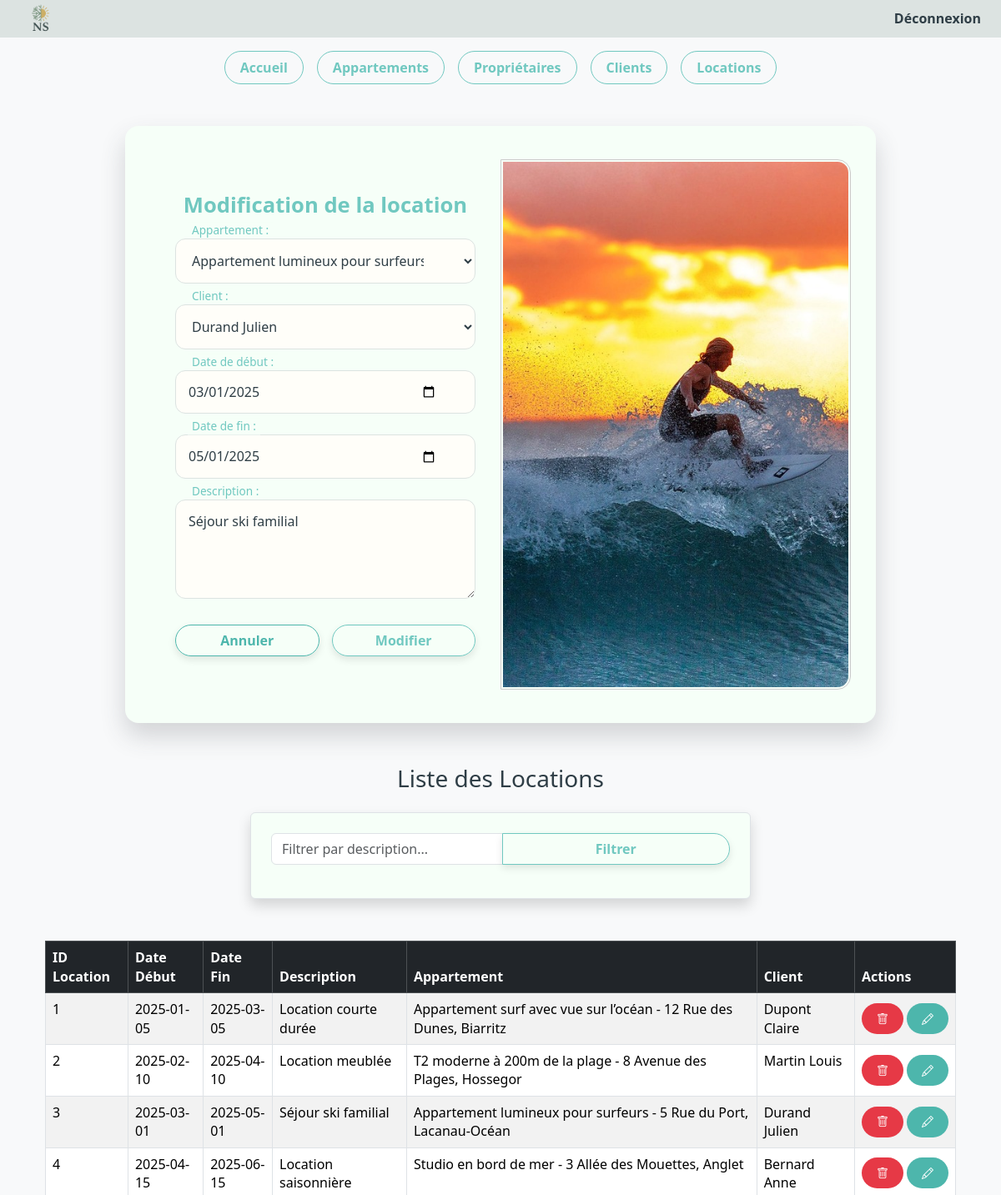
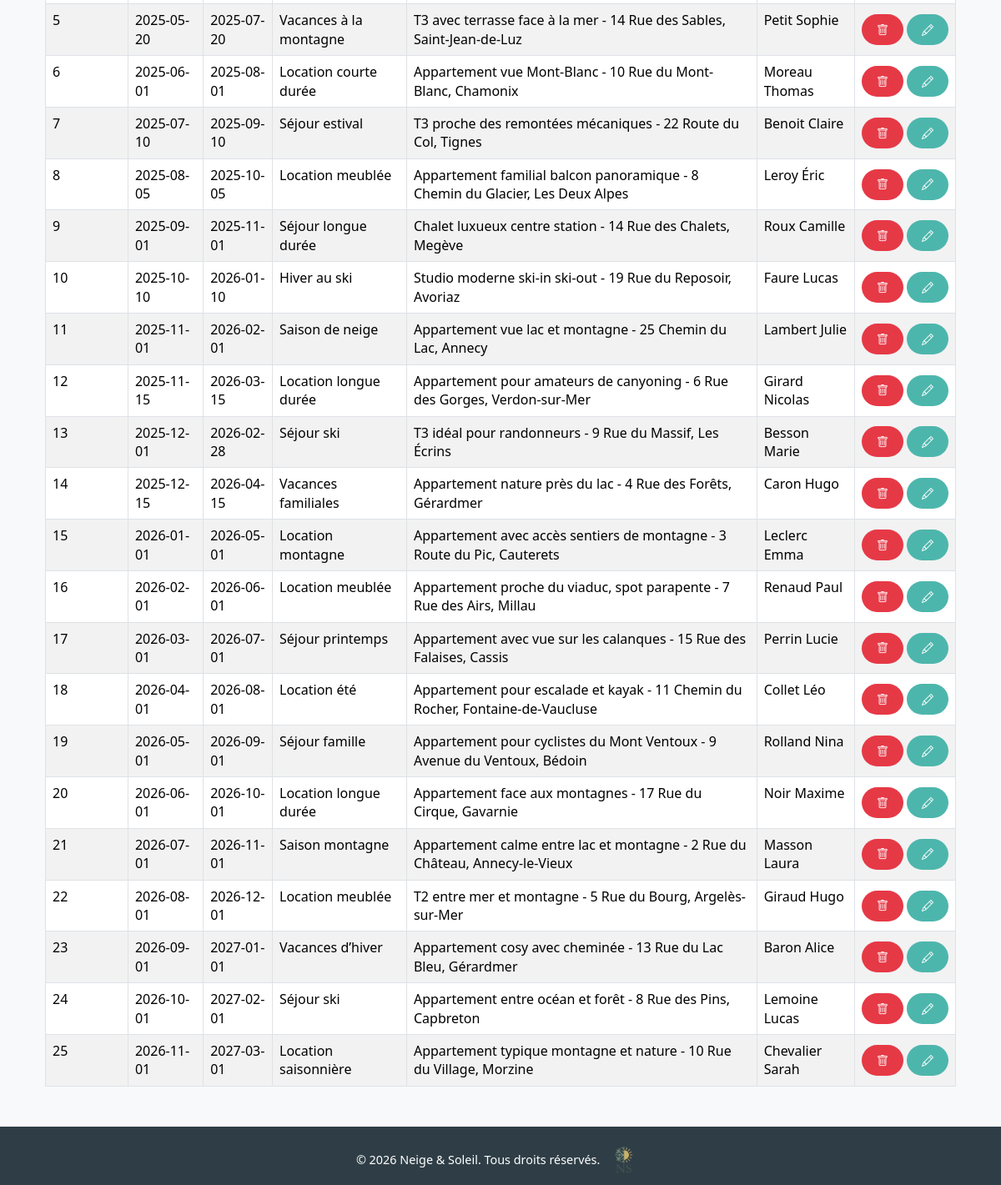
Screenshot of /index.php?page=5&action=edit&idlocation=3 (signed in) with the database file from the repository (2 pictures, top to bottom).
### tables this page shows
CREATE TABLE location (
  idlocation INT NOT NULL AUTO_INCREMENT,
  dateDebut DATE NOT NULL,
  dateFin DATE DEFAULT NULL,
  description TEXT,
  idappart INT NOT NULL,
  idclient INT NOT NULL,
  PRIMARY KEY (idlocation),
  KEY idappart (idappart),
  KEY idclient (idclient)
);

CREATE TABLE appartement (
  idappart INT NOT NULL AUTO_INCREMENT,
  adresse TEXT NOT NULL,
  surface DECIMAL(10,2) NOT NULL,
  designation VARCHAR(50) NOT NULL,
  idproprio INT NOT NULL,
  image VARCHAR(255) DEFAULT NULL,
  PRIMARY KEY (idappart),
  KEY idproprio (idproprio)
);

CREATE TABLE client (
  idclient INT NOT NULL AUTO_INCREMENT,
  nom VARCHAR(50) NOT NULL,
  prenom VARCHAR(50) NOT NULL,
  email VARCHAR(50) NOT NULL,
  adresse TEXT NOT NULL,
  PRIMARY KEY (idclient),
  UNIQUE KEY email (email)
);

### controleur/gestion_location.php (called while the page is built, shortened)
<?php
$location = null;
if (isset($_GET['action']) && isset($_GET['idlocation'])) {
    $action = $_GET['action'];
    $idlocation = (int)$_GET['idlocation'];
    switch ($action) {
        case "edit":
            $location = $unControleur->selectWhere_location($idlocation);
            break;
    }
}
$appartements = $unControleur->selectAll_appartements();
$clients = $unControleur->selectAll_clients();
if (isset($_POST['Filtrer']) && !empty($_POST['filtre'])) {
    $filtre = $_POST['filtre'];
    $leslocations = $unControleur->selectLike_location($filtre);
} else {
    $leslocations = $unControleur->selectAll_locations();
}
require_once("vue/vue_insert_location.php");
require_once("vue/vue_select_location.php");
?>

### modele/modele.class.php (called while the page is built, shortened)
<?php
class Modele {
    private $unPdo;
    public function __construct() {
        $url = "mysql:host=localhost;dbname=ns";
        $user = "root";
        $mdp = "";
        try {
            $this->unPdo = new PDO($url, $user, $mdp);
            $this->unPdo->setAttribute(PDO::ATTR_ERRMODE, PDO::ERRMODE_EXCEPTION);
        } catch (PDOException $exp) {
            echo "Erreur de Connexion à " . $url . "<br>";
            echo $exp->getMessage();
            exit();
        }
    }
    public function selectAll_appartements() {
        $requete = "SELECT * FROM appartement";
        $exec = $this->unPdo->prepare($requete);
        $exec->execute();
        return $exec->fetchAll();
    }
    public function selectWhere_appartement($idappart) {
        $requete = "SELECT * FROM appartement WHERE idappart = :idappart";
        $exec = $this->unPdo->prepare($requete);
        $exec->execute([":idappart" => $idappart]);
        return $exec->fetch();
    }
    public function selectAll_clients() {
        $requete = "SELECT * FROM client";
        $exec = $this->unPdo->prepare($requete);
        $exec->execute();
        return $exec->fetchAll();
    }
    public function selectWhere_Client($idclient) {
        $requete = "SELECT * FROM Client WHERE idclient = :idclient";
        $exec = $this->unPdo->prepare($requete);
        $exec->execute([":idclient" => $idclient]);
        return $exec->fetch();
    }
    public function selectAll_locations() {
        $requete = "SELECT * FROM location";
        $exec = $this->unPdo->prepare($requete);
        $exec->execute();
        return $exec->fetchAll();
    }
    public function selectWhere_location($idlocation) {
        $requete = "SELECT * FROM location WHERE idlocation = :idlocation";
        $exec = $this->unPdo->prepare($requete);
        $exec->execute([":idlocation" => $idlocation]);
        return $exec->fetch();
    }
}
?>

### controleur/controleur.class.php (called while the page is built, shortened)
<?php
require_once("modele/modele.class.php");
class Controleur
{
    private $unModele;
    public function __construct()
    {
        $this->unModele = new Modele();
    }
    public function selectAll_appartements()
    {
        return $this->unModele->selectAll_appartements();
    }
    public function selectWhere_appartement($idappart)
    {
        return $this->unModele->selectWhere_appartement($idappart);
    }
    public function selectAll_clients()
    {
        return $this->unModele->selectAll_clients();
    }
    public function selectWhere_client($idclient)
    {
        return $this->unModele->selectWhere_Client($idclient);
    }
    public function selectAll_locations()
    {
        return $this->unModele->selectAll_locations();
    }
    public function selectWhere_location($idlocation)
    {
        return $this->unModele->selectWhere_location($idlocation);
    }
}

### vue/vue_select_location.php (the view)
<h3 class="text-center mb-4">Liste des Locations</h3>
<form method="post" class="container mt-3 p-4 border rounded shadow" style="max-width: 600px;">
    <div class="input-group mb-3">
        <input type="text" name="filtre" class="form-control" placeholder="Filtrer par description...">
        <button type="submit" name="Filtrer" class="btn btn-primary">Filtrer</button>
    </div>
</form>
<div class="container mt-3">
    <table class="table table-striped table-bordered">
        <thead class="table-dark">
            <tr>
                <th>ID Location</th>
                <th>Date Début</th>
                <th>Date Fin</th>
                <th>Description</th>
                <th>Appartement</th>
                <th>Client</th>
                <th>Actions</th>
            </tr>
        </thead>
        <tbody>
            <?php
            if (isset($leslocations)) {
                foreach ($leslocations as $uneLocation) {
                    echo "<tr>";
                    echo "<td>".$uneLocation['idlocation']."</td>";
                    echo "<td>".$uneLocation['dateDebut']."</td>";
                    echo "<td>".$uneLocation['dateFin']."</td>";
                    echo "<td>".$uneLocation['description']."</td>";
            $app = $unControleur->selectWhere_appartement($uneLocation['idappart']);
            if ($app) {
                echo "<td>".$app['designation']." - ".$app['adresse']."</td>";
            } else {
                echo "<td>N/A</td>";
            }
            $cli = $unControleur->selectWhere_Client($uneLocation['idclient']);
            if ($cli) {
                echo "<td>".$cli['nom']." ".$cli['prenom']."</td>";
            } else {
                echo "<td>N/A</td>";
            }
                    echo "<td>";
                    echo "<a href='index.php?page=5&action=sup&idlocation=".$uneLocation['idlocation']."'
                            onclick=\"return confirm('Voulez-vous vraiment supprimer cette location ?');\"
                            class='btn btn-danger btn-sm me-1'>
                            <i class='bi bi-trash'></i>
                            </a>";
                    echo "<a href='index.php?page=5&action=edit&idlocation=".$uneLocation['idlocation']."'
                            class='btn btn-warning btn-sm'>
                            <i class='bi bi-pencil'></i>
                            </a>";
                    echo "</td>";
                    echo "</tr>";
                }
            }
            ?>
        </tbody>
    </table>
</div>

### vue/vue_insert_location.php (shortened to what this page needs)
<div class="container">
    <form method="post" class="form-with-image">
        <div class="form-fields">
            <h3 class="text-center mb-4">
                <?= ($location == null) ? "Ajout d'une location" : "Modification de la location" ?>
            </h3>
            <div class="form-group">
                <select id="idappart" name="idappart" required>
                    <?php foreach($appartements as $app): ?>
                        <option value="<?= $app['idappart'] ?>"
                            <?= ($location != null && $location['idappart'] == $app['idappart']) ? 'selected' : '' ?>>
                            <?= htmlspecialchars($app['designation'] . " - " . $app['adresse']) ?>
                        </option>
                    <?php endforeach; ?>
                </select>
                <label for="idappart">Appartement :</label>
            </div>
            <div class="form-group">
                <select id="idclient" name="idclient" required>
                    <?php foreach($clients as $cli): ?>
                        <option value="<?= $cli['idclient'] ?>"
                            <?= ($location != null && $location['idclient'] == $cli['idclient']) ? 'selected' : '' ?>>
                            <?= htmlspecialchars($cli['nom'] . " " . $cli['prenom']) ?>
                        </option>
                    <?php endforeach; ?>
                </select>
                <label for="idclient">Client :</label>
            </div>
            <div class="form-group">
                <input type="date" id="dateDebut" name="dateDebut"
                       value="<?= ($location == null) ? '' : $location['dateDebut'] ?>" required>
                <label for="dateDebut">Date de début :</label>
            </div>
            <div class="form-group">
                <input type="date" id="dateFin" name="dateFin"
                       value="<?= ($location == null) ? '' : $location['dateFin'] ?>">
                <label for="dateFin">Date de fin :</label>
            </div>
            <div class="form-group">
                <textarea id="description" name="description" rows="4" placeholder="Ajouter une description..."><?= ($location == null) ? '' : $location['description'] ?></textarea>
                <label for="description">Description :</label>
            </div>
            <div class="d-flex">
                <button type="reset" class="btn btn-secondary">Annuler</button>
                <button type="submit"
                        <?= ($location == null) ? 'name="Valider"' : 'name="Modifier"' ?>
                        class="btn btn-primary">
                    <?= ($location == null) ? 'Valider' : 'Modifier' ?>
                </button>
            </div>
        </div>
        <div class="form-image">
            <img src="images/design/surfing.jpg" alt="Ajout location" style="width:100%; border:1px solid #ccc; padding:2px;">
        </div>
    </form>
</div>

### styles/style.css (style rules this page uses)
:root { --color-dark: #2F3E46; --color-neutral: #DCE3E1; --color-accent: #70C8C0; --color-secondary: #4DB6AC; --color-bg: #F6FFF8; --color-highlight: #A3D9D0; --color-error: #E63946; }
*, *::after, *::before { box-sizing: border-box; }
body, html { height: 100%; margin: 0; padding: 0; font-family: 'Segoe UI', Tahoma, Geneva, Verdana, sans-serif; line-height: 1.4; color: var(--color-dark); background-color: var(--color-bg); }
.btn, .home-btn, .btn-dashboard, form .btn, .home-contact-form button { display: inline-block; font-weight: 600; border-radius: 50px; text-align: center; cursor: pointer; transition: all 0.3s ease; text-decoration: none; padding: 8px 18px; }
.btn, .home-btn, .btn-dashboard, form .btn-primary { background-color: transparent; color: var(--color-accent); border: 1px solid var(--color-accent); }
form .btn { flex: 1; padding: 6px 10px; box-shadow: 0 4px 10px rgba(0, 0, 0, 0.1); }
form .btn-secondary { color: var(--color-secondary); border: 1px solid var(--color-secondary); }
.btn-danger { background-color: var(--color-error); border: none; color: #fff; }
.btn-warning { background-color: var(--color-secondary); border: none; color: #fff; }
form { background: var(--color-bg); padding: 40px 30px; border-radius: 2rem; box-shadow: 0 15px 30px rgba(54,59,72,0.2); margin: 50px auto; max-width: 700px; width: 100%; }
form h2, form h3 { text-align: center; margin-bottom: 20px; color: var(--color-accent); font-weight: 600; font-size: 1.6rem; }
.form-group { position: relative; margin-bottom: 25px; }
.form-group input, .form-group select, .form-group textarea, .home-contact-form input, .home-contact-form textarea { width: 100%; padding: 14px 45px 14px 15px; border: 1px solid var(--color-neutral); border-radius: 12px; background-color: #fffef9; color: var(--color-dark); font-size: 1rem; transition: all 0.3s ease; }
.form-group label { position: absolute; left: 45px; top: 50%; transform: translateY(-50%); color: var(--color-secondary); font-size: 1rem; pointer-events: none; transition: all 0.3s ease; }
.form-group input:focus + label, .form-group input:not(:placeholder-shown) + label, .form-group textarea:focus + label, .form-group textarea:not(:placeholder-shown) + label, .form-group select:focus + label, .form-group select:not([value=""]) + label { top: -10px; left: 15px; font-size: 0.85rem; color: var(--color-accent); background: var(--color-bg); padding: 0 5px; }
form textarea, .home-contact-form textarea { resize: vertical; min-height: 90px; padding-top: 18px; }
form .d-flex, .home-form-row { display: flex; gap: 15px; justify-content: space-between; }
.form-with-image { display: flex; flex-direction: row; overflow: hidden; border-radius: 16px; max-width: 900px; margin: 50px auto; }
.form-with-image .form-fields { flex: 1; padding: 40px 30px; display: flex; flex-direction: column; justify-content: center; }
.form-with-image .form-image { flex-shrink: 0; width: 50%; min-width: 200px; }
.form-with-image .form-image img { width: 100%; height: 100%; object-fit: cover; border-top-right-radius: 16px; border-bottom-right-radius: 16px; }
img, .btn-dashboard, form .btn { max-width: 100%; height: auto; box-sizing: border-box; }
table td:last-child { white-space: nowrap !important; text-align: center; vertical-align: middle; }
table td a.btn { display: inline-flex; align-items: center; justify-content: center; vertical-align: middle; margin-right: 6px; }
table td a.btn:last-child { margin-right: 0; }

### rows the page displays
location: idappart "Appartement lumineux pour surfeurs - 5 Rue du Port, Lacanau-Océan", idclient "Durand Julien", dateDebut "03/01/2025", dateFin "05/01/2025", description "Séjour ski familial", idlocation "3", dateDebut "2025-03-01", dateFin "2025-05-01", idappart.designation "Appartement lumineux pour surfeurs", idappart.adresse "5 Rue du Port, Lacanau-Océan", idclient.nom "Durand", idclient.prenom "Julien"
location: idlocation "1", dateDebut "2025-01-05", dateFin "2025-03-05", description "Location courte durée", idappart.designation "Appartement surf avec vue sur l’océan", idappart.adresse "12 Rue des Dunes, Biarritz", idclient.nom "Dupont", idclient.prenom "Claire"
location: idlocation "2", dateDebut "2025-02-10", dateFin "2025-04-10", description "Location meublée", idappart.designation "T2 moderne à 200m de la plage", idappart.adresse "8 Avenue des Plages, Hossegor", idclient.nom "Martin", idclient.prenom "Louis"
location: idlocation "4", dateDebut "2025-04-15", dateFin "2025-06-15", description "Location saisonnière", idappart.designation "Studio en bord de mer", idappart.adresse "3 Allée des Mouettes, Anglet", idclient.nom "Bernard", idclient.prenom "Anne"
location: idlocation "5", dateDebut "2025-05-20", dateFin "2025-07-20", description "Vacances à la montagne", idappart.designation "T3 avec terrasse face à la mer", idappart.adresse "14 Rue des Sables, Saint-Jean-de-Luz", idclient.nom "Petit", idclient.prenom "Sophie"
location: idlocation "6", dateDebut "2025-06-01", dateFin "2025-08-01", description "Location courte durée", idappart.designation "Appartement vue Mont-Blanc", idappart.adresse "10 Rue du Mont-Blanc, Chamonix", idclient.nom "Moreau", idclient.prenom "Thomas"
location: idlocation "7", dateDebut "2025-07-10", dateFin "2025-09-10", description "Séjour estival", idappart.designation "T3 proche des remontées mécaniques", idappart.adresse "22 Route du Col, Tignes", idclient.nom "Benoit", idclient.prenom "Claire"
location: idlocation "8", dateDebut "2025-08-05", dateFin "2025-10-05", description "Location meublée", idappart.designation "Appartement familial balcon panoramique", idappart.adresse "8 Chemin du Glacier, Les Deux Alpes", idclient.nom "Leroy", idclient.prenom "Éric"
location: idlocation "9", dateDebut "2025-09-01", dateFin "2025-11-01", description "Séjour longue durée", idappart.designation "Chalet luxueux centre station", idappart.adresse "14 Rue des Chalets, Megève", idclient.nom "Roux", idclient.prenom "Camille"
location: idlocation "10", dateDebut "2025-10-10", dateFin "2026-01-10", description "Hiver au ski", idappart.designation "Studio moderne ski-in ski-out", idappart.adresse "19 Rue du Reposoir, Avoriaz", idclient.nom "Faure", idclient.prenom "Lucas"
location: idlocation "11", dateDebut "2025-11-01", dateFin "2026-02-01", description "Saison de neige", idappart.designation "Appartement vue lac et montagne", idappart.adresse "25 Chemin du Lac, Annecy", idclient.nom "Lambert", idclient.prenom "Julie"
location: idlocation "12", dateDebut "2025-11-15", dateFin "2026-03-15", description "Location longue durée", idappart.designation "Appartement pour amateurs de canyoning", idappart.adresse "6 Rue des Gorges, Verdon-sur-Mer", idclient.nom "Girard", idclient.prenom "Nicolas"
location: idlocation "13", dateDebut "2025-12-01", dateFin "2026-02-28", description "Séjour ski", idappart.designation "T3 idéal pour randonneurs", idappart.adresse "9 Rue du Massif, Les Écrins", idclient.nom "Besson", idclient.prenom "Marie"
location: idlocation "14", dateDebut "2025-12-15", dateFin "2026-04-15", description "Vacances familiales", idappart.designation "Appartement nature près du lac", idappart.adresse "4 Rue des Forêts, Gérardmer", idclient.nom "Caron", idclient.prenom "Hugo"
location: idlocation "15", dateDebut "2026-01-01", dateFin "2026-05-01", description "Location montagne", idappart.designation "Appartement avec accès sentiers de montagne", idappart.adresse "3 Route du Pic, Cauterets", idclient.nom "Leclerc", idclient.prenom "Emma"
location: idlocation "16", dateDebut "2026-02-01", dateFin "2026-06-01", description "Location meublée", idappart.designation "Appartement proche du viaduc, spot parapente", idappart.adresse "7 Rue des Airs, Millau", idclient.nom "Renaud", idclient.prenom "Paul"
location: idlocation "17", dateDebut "2026-03-01", dateFin "2026-07-01", description "Séjour printemps", idappart.designation "Appartement avec vue sur les calanques", idappart.adresse "15 Rue des Falaises, Cassis", idclient.nom "Perrin", idclient.prenom "Lucie"
location: idlocation "18", dateDebut "2026-04-01", dateFin "2026-08-01", description "Location été", idappart.designation "Appartement pour escalade et kayak", idappart.adresse "11 Chemin du Rocher, Fontaine-de-Vaucluse", idclient.nom "Collet", idclient.prenom "Léo"
location: idlocation "19", dateDebut "2026-05-01", dateFin "2026-09-01", description "Séjour famille", idappart.designation "Appartement pour cyclistes du Mont Ventoux", idappart.adresse "9 Avenue du Ventoux, Bédoin", idclient.nom "Rolland", idclient.prenom "Nina"
location: idlocation "20", dateDebut "2026-06-01", dateFin "2026-10-01", description "Location longue durée", idappart.designation "Appartement face aux montagnes", idappart.adresse "17 Rue du Cirque, Gavarnie", idclient.nom "Noir", idclient.prenom "Maxime"
location: idlocation "21", dateDebut "2026-07-01", dateFin "2026-11-01", description "Saison montagne", idappart.designation "Appartement calme entre lac et montagne", idappart.adresse "2 Rue du Château, Annecy-le-Vieux", idclient.nom "Masson", idclient.prenom "Laura"
location: idlocation "22", dateDebut "2026-08-01", dateFin "2026-12-01", description "Location meublée", idappart.designation "T2 entre mer et montagne", idappart.adresse "5 Rue du Bourg, Argelès-sur-Mer", idclient.nom "Giraud", idclient.prenom "Hugo"
location: idlocation "23", dateDebut "2026-09-01", dateFin "2027-01-01", description "Vacances d’hiver", idappart.designation "Appartement cosy avec cheminée", idappart.adresse "13 Rue du Lac Bleu, Gérardmer", idclient.nom "Baron", idclient.prenom "Alice"
location: idlocation "24", dateDebut "2026-10-01", dateFin "2027-02-01", description "Séjour ski", idappart.designation "Appartement entre océan et forêt", idappart.adresse "8 Rue des Pins, Capbreton", idclient.nom "Lemoine", idclient.prenom "Lucas"
location: idlocation "25", dateDebut "2026-11-01", dateFin "2027-03-01", description "Location saisonnière", idappart.designation "Appartement typique montagne et nature", idappart.adresse "10 Rue du Village, Morzine", idclient.nom "Chevalier", idclient.prenom "Sarah"
